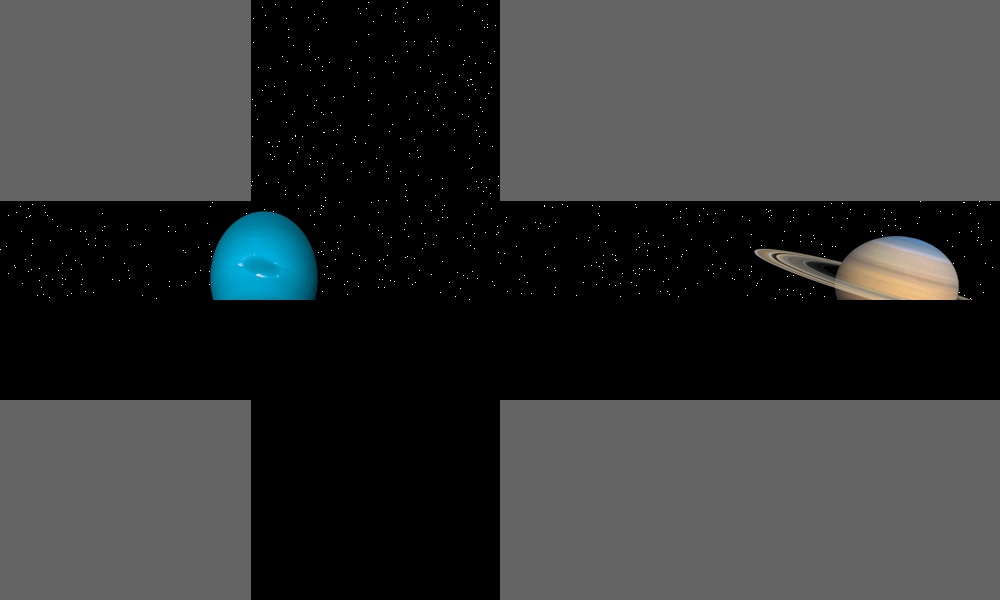
#> input picture cosmos_skybox_gen/skybox.png, 1000 x 600 px
$ python test.py
#> lines starting #> are read from the running program, lines starting #| are printed output that depends on the picture; after the words box and inside, x2 and y2 are one past the last pixel; in counts of white or black regions, pixels touching at a corner belong together

from PIL import Image

def split_image_into_squares(image_path, output_folder):
    # Открываем изображение
#> called with image_path = 'skybox.png', output_folder = 'skybox'
    image = Image.open(image_path)
#> image is the input picture: PIL image 1000x600 RGB; mean R, G, B 52.7, 54.3, 54.5
    width, height = image.size
#> width = 1000; height = 600

    # Определяем размеры квадратов
    square_size = min(width // 3, height // 2)
#> square_size = 300

    for i in range(3):  # три колонны
        for j in range(2):  # две строки
            left = i * square_size
            upper = j * square_size
            right = left + square_size
            lower = upper + square_size

            # Обрезаем квадрат
            square = image.crop((left, upper, right, lower))
            square.save(f"{output_folder}/square_{j * 3 + i + 1}.png")
#> this loop made 3 passes
#> pass 1, in split_image_into_squares, `square.save(f"{output_folder}/square_{j * 3 + i + 1}.png")`:
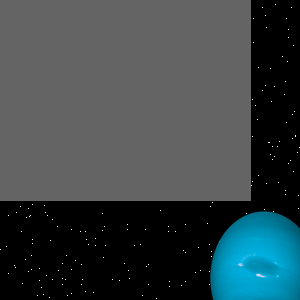
#> saved as square_1.png: PIL image 300x300 RGB; mean R, G, B 56.6, 67.6, 70.5
#> pass 1, in split_image_into_squares, `square.save(f"{output_folder}/square_{j * 3 + i + 1}.png")`:
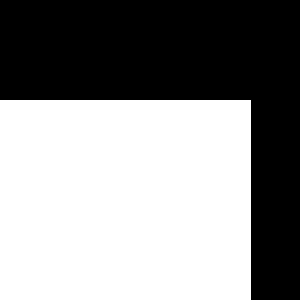
#> saved as square_4.png: PIL image 300x300 RGB; values 0 (black) and 100 (white), 55.8% white; 1 black region, box (x1, y1, x2, y2) and area: (0, 0, 300, 300) 39800
#> pass 2, in split_image_into_squares, `square.save(f"{output_folder}/square_{j * 3 + i + 1}.png")`:
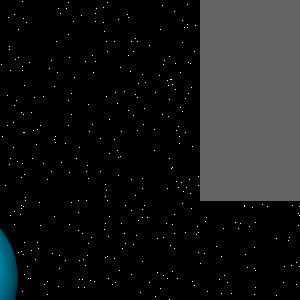
#> saved as square_2.png: PIL image 300x300 RGB; mean R, G, B 23.3, 24.3, 24.5
#> pass 2, in split_image_into_squares, `square.save(f"{output_folder}/square_{j * 3 + i + 1}.png")`:
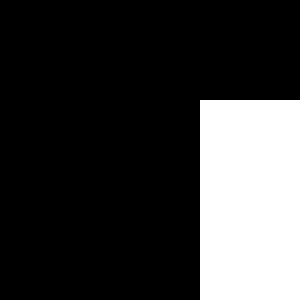
#> saved as square_5.png: PIL image 300x300 RGB; values 0 (black) and 100 (white), 22.2% white; 1 white region, box (x1, y1, x2, y2) and area: (200, 100, 300, 300) 20000
#> after the loop:
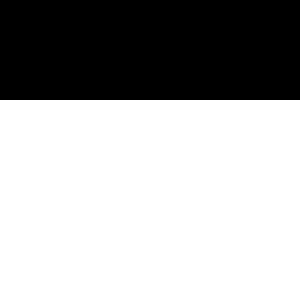
#> square: PIL image 300x300 RGB; values 0 (black) and 100 (white), 66.7% white; 1 black region, box (x1, y1, x2, y2) and area: (0, 0, 300, 100) 30000

# Пример использования
split_image_into_squares('skybox.png', 'skybox')
